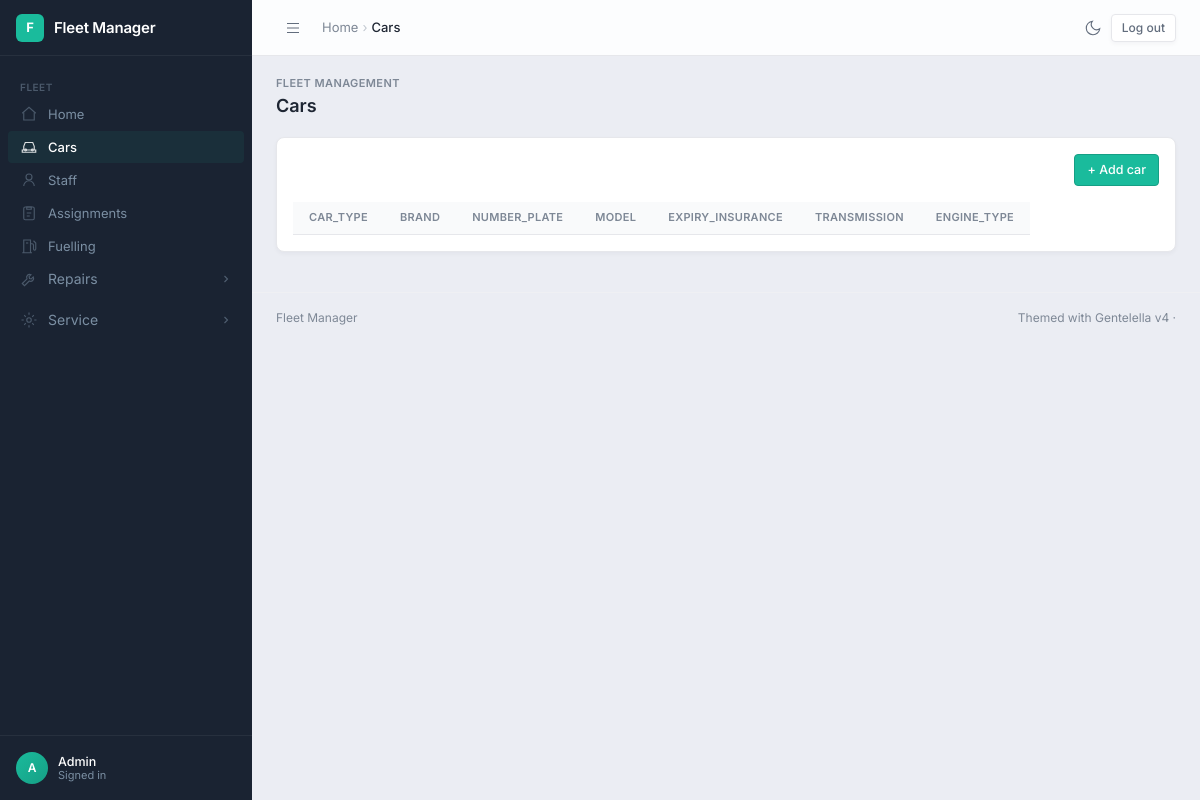
Page /car/ (signed in) on the earlier database version.
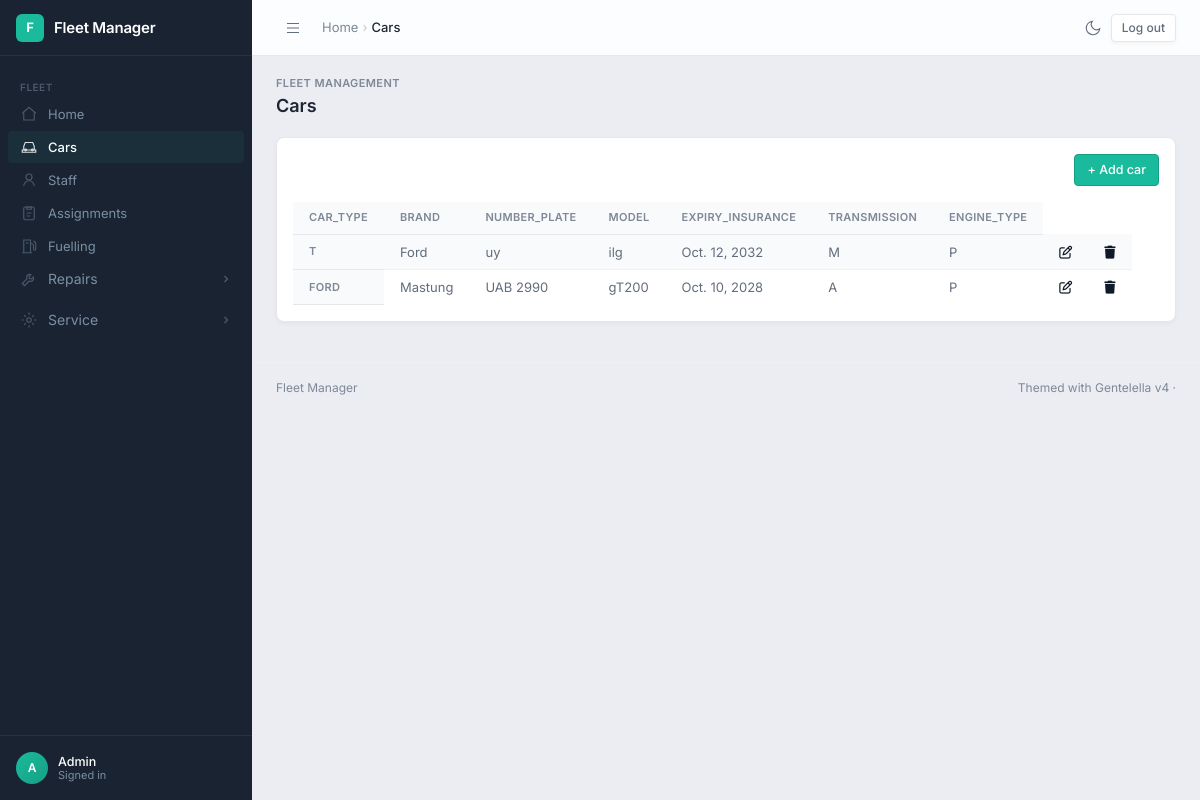
Same page on the later database version.
### fleetmanagement/models.py (models this page shows, shortened)
class Car(models.Model):
    TRANSIT_OPTIONS = [
        ("A", "Auto"),
        ("M", "Manual")
    ]
    ENGINE_OPTIONS = [
        ("P", "Petrol"),
        ("D", "Diesel")
    ]
    car_type = models.CharField(max_length=10, verbose_name="Car Type")
    Brand = models.CharField(max_length=10, verbose_name="Brand Name")
    number_plate = models.CharField(max_length=10, verbose_name="Number Plate")
    Model = models.CharField(max_length=10)
    Expiry_insurance = models.DateField(auto_now=False)
    Transmission = models.CharField(max_length=10, choices=TRANSIT_OPTIONS)
    Engine_type = models.CharField(max_length=10, choices=ENGINE_OPTIONS, verbose_name="Engine Type")

### fleetmanagement/views.py (the view)
# urls.py: path('car/', car_form, name='car_page'),
@login_required
def car_form(request):
    message = ''
    if request.method == 'POST':
        carform = CarForm(request.POST)
        if carform.is_valid():
            carform.save()
            message = 'A car has been added successfully'
            return redirect('car_page')
    else:
        carform = CarForm()
    car = Car.objects.all()
    context = {
        'form' : carform,
        'msg' : message,
        'car' : car
    }
    return render(request, 'car.html', context)

### fleetmanagement/templates/car.html
{% extends './home.html' %}
{% load crispy_forms_tags %}
{% block content %}
    {% include 'add_form.html' with title='Add car' %}
    <table class="table table-striped">
            <thead>
                <tr>
                    <th scope="col">car_type</th>
                    <th scope="col">Brand</th>
                    <th scope="col">number_plate</th>
                    <th scope="col">Model</th>
                    <th scope="col">Expiry_insurance</th>
                    <th scope="col">Transmission</th>
                    <th scope="col">Engine_type</th>
                </tr>
            </thead>
            <tbody>
                {% for car in car %}
                    <tr>
                        <th scope="row">{{car.car_type}}</th>
                        <td>{{car.Brand}}</td>
                        <td>{{car.number_plate}}</td>
                        <td>{{car.Model}}</td>
                        <td>{{car.Expiry_insurance}}</td>
                        <td>{{car.Transmission}}</td>
                        <td>{{car.Engine_type}}</td>
                        <td><a href="{% url 'edit_car_page' car.id %}"><i class="fa-regular fa-pen-to-square" style="color: rgb(15, 25, 40);"></i></a></td>
                        <td><a href="{% url 'delete_car_page' car.id %}"><i class="fa-solid fa-trash" style="color: rgb(15, 25, 40);"></i></a></td>
                    </tr>
                {% endfor %}
            </tbody>
        </table>
{% endblock content %}

### fleetmanagement/templates/home.html (shortened to what this page needs)
{% load static %}<!DOCTYPE html>
<html lang="en">
<head>
<link rel="stylesheet" crossorigin href="{% static 'gentelella/assets/main-v4-DB_ReeJG.css' %}">
<link rel="stylesheet" href="{% static 'gentelella/fleet-bridge.css' %}">
</head>
{% with u=request.resolver_match.url_name|default:'' %}
<body data-shell="admin">
<aside class="sidebar" aria-label="Primary navigation">
  <div class="sidebar-brand">
    <div class="brand-icon">F</div>
    <div class="brand-name">Fleet Manager</div>
  </div>
  <nav class="sidebar-nav">
    <div class="nav-group">
      <div class="nav-label">Fleet</div>
<a class="nav-link{% if u == 'home_page' %} active{% endif %}" href="{% url 'home_page' %}"><svg class="icon" width="18" height="18" viewBox="0 0 24 24" fill="none" stroke="currentColor" stroke-width="1.5"><path d="M3 11l9-8 9 8"/><path d="M5 10v10h14V10"/></svg><span class="nav-text">Home</span></a>
<a class="nav-link{% if 'car' in u %} active{% endif %}" href="{% url 'car_page' %}"><svg class="icon" width="18" height="18" viewBox="0 0 24 24" fill="none" stroke="currentColor" stroke-width="1.5"><path d="M5 16V11l2-5h10l2 5v5"/><path d="M3 16h18v3H3z"/><circle cx="7.5" cy="16" r="1.2"/><circle cx="16.5" cy="16" r="1.2"/></svg><span class="nav-text">Cars</span></a>
<a class="nav-link{% if 'staff' in u %} active{% endif %}" href="{% url 'staff_page' %}"><svg class="icon" width="18" height="18" viewBox="0 0 24 24" fill="none" stroke="currentColor" stroke-width="1.5"><circle cx="12" cy="8" r="4"/><path d="M5 20c0-3.9 3.1-7 7-7s7 3.1 7 7"/></svg><span class="nav-text">Staff</span></a>
<a class="nav-link{% if 'assign' in u %} active{% endif %}" href="{% url 'assignment_page' %}"><svg class="icon" width="18" height="18" viewBox="0 0 24 24" fill="none" stroke="currentColor" stroke-width="1.5"><rect x="5" y="4" width="14" height="17" rx="2"/><path d="M9 4h6v3H9zM9 12h6M9 16h4"/></svg><span class="nav-text">Assignments</span></a>
<a class="nav-link{% if 'fuel' in u %} active{% endif %}" href="{% url 'fuelling_page' %}"><svg class="icon" width="18" height="18" viewBox="0 0 24 24" fill="none" stroke="currentColor" stroke-width="1.5"><path d="M5 21V4h9v17M3 21h13"/><path d="M14 9h2a2 2 0 012 2v5a1.5 1.5 0 003 0V8l-3-3"/><path d="M8 8h3"/></svg><span class="nav-text">Fuelling</span></a>
<div class="nav-tree{% if 'repair' in u %} open has-active{% endif %}"><button type="button" class="nav-link nav-toggle" aria-expanded="{% if 'repair' in u %}true{% else %}false{% endif %}"><svg class="icon" width="18" height="18" viewBox="0 0 24 24" fill="none" stroke="currentColor" stroke-width="1.5"><path d="M14.7 6.3a4 4 0 00-5.4 5.4L3 18l3 3 6.3-6.3a4 4 0 005.4-5.4l-2.6 2.6-2.4-.6-.6-2.4z"/></svg><span class="nav-text">Repairs</span><svg class="nav-chev" width="12" height="12" viewBox="0 0 16 16" fill="none" stroke="currentColor" stroke-width="1.5" aria-hidden="true"><path d="M6 4l4 4-4 4"/></svg></button><div class="nav-sub"><div class="nav-sub-inner"><a class="nav-sublink{% if 'repair' in u and 'issues' in u %} active{% endif %}" href="{% url 'repair_issues_page' %}">Repair issues</a><a class="nav-sublink{% if 'repair' in u and 'records' in u %} active{% endif %}" href="{% url 'repair_records_page' %}">Repair records</a></div></div></div>
<div class="nav-tree{% if 'service' in u %} open has-active{% endif %}"><button type="button" class="nav-link nav-toggle" aria-expanded="{% if 'service' in u %}true{% else %}false{% endif %}"><svg class="icon" width="18" height="18" viewBox="0 0 24 24" fill="none" stroke="currentColor" stroke-width="1.5"><circle cx="12" cy="12" r="3"/><path d="M12 2v3M12 19v3M2 12h3M19 12h3M5.6 5.6l2.1 2.1M16.3 16.3l2.1 2.1M5.6 18.4l2.1-2.1M16.3 7.7l2.1-2.1"/></svg><span class="nav-text">Service</span><svg class="nav-chev" width="12" height="12" viewBox="0 0 16 16" fill="none" stroke="currentColor" stroke-width="1.5" aria-hidden="true"><path d="M6 4l4 4-4 4"/></svg></button><div class="nav-sub"><div class="nav-sub-inner"><a class="nav-sublink{% if 'service' in u and 'issues' in u %} active{% endif %}" href="{% url 'service_issues_page' %}">Service issues</a><a class="nav-sublink{% if 'service' in u and 'records' in u %} active{% endif %}" href="{% url 'service_records_page' %}">Service records</a></div></div></div>
    </div>
  </nav>
  <div class="sidebar-footer">
    <div class="sidebar-user">
      <div class="avatar">{% if user.is_authenticated %}{{ user.username|first|upper }}{% else %}?{% endif %}</div>
      <div class="sidebar-user-info">
        <div class="name">{% if user.is_authenticated %}{{ user.username }}{% else %}Guest{% endif %}</div>
        <div class="role">{% if user.is_authenticated %}Signed in{% else %}Not signed in{% endif %}</div>
      </div>
    </div>
  </div>
</aside>
<header class="topbar">
  <div class="topbar-left">
    <button class="sidebar-toggle" type="button" aria-label="Open menu" aria-controls="sidebar" aria-expanded="false">
      <svg width="20" height="20" viewBox="0 0 24 24" fill="none" stroke="currentColor" stroke-width="1.5" aria-hidden="true"><path d="M4 6h16M4 12h16M4 18h16"/></svg>
    </button>
    <nav class="breadcrumb" aria-label="Breadcrumb">
      <a href="{% url 'home_page' %}">Home</a><span class="sep" aria-hidden="true">&rsaquo;</span><span class="current" aria-current="page">{% block crumb %}{% if u == 'home_page' %}Home{% elif 'car' in u %}Cars{% elif 'staff' in u %}Staff{% elif 'assign' in u %}Assignments{% elif 'fuel' in u %}Fuelling{% elif 'repair' in u and 'issues' in u %}Repair issues{% elif 'repair' in u %}Repair records{% elif 'service' in u and 'issues' in u %}Service issues{% elif 'service' in u %}Service records{% elif u == 'login' %}Login{% elif 'sign' in u %}Sign up{% else %}Fleet Manager{% endif %}{% endblock %}</span>
    </nav>
  </div>
  <div class="topbar-right">
    <button class="tb-btn theme-toggle" type="button" title="Toggle theme" aria-label="Toggle theme" aria-pressed="false">
      <svg class="theme-icon-dark" width="18" height="18" viewBox="0 0 24 24" fill="none" stroke="currentColor" stroke-width="1.5" aria-hidden="true"><path d="M21 12.79A9 9 0 1 1 11.21 3 7 7 0 0 0 21 12.79z"/></svg>
    </button>
    <div class="auth-links">
      {% if user.is_authenticated %}
        <form method="post" action="{% url 'logout' %}">{% csrf_token %}<button type="submit" class="btn btn-outline btn-sm">Log out</button></form>
      {% else %}
        <a class="btn btn-outline btn-sm" href="{% url 'login' %}">Login</a>
        <a class="btn btn-primary btn-sm" href="{% url 'sign_up_page' %}">Sign up</a>
      {% endif %}
    </div>
  </div>
</header>
<main class="main">
  <div class="page-wrapper">
    <div class="page-header">
      <div class="page-header-row">
        <div>
          <div class="page-pretitle">Fleet management</div>
          <h1 class="page-title">{% block page_title %}{% if u == 'home_page' %}Home{% elif 'car' in u %}Cars{% elif 'staff' in u %}Staff{% elif 'assign' in u %}Assignments{% elif 'fuel' in u %}Fuelling{% elif 'repair' in u and 'issues' in u %}Repair issues{% elif 'repair' in u %}Repair records{% elif 'service' in u and 'issues' in u %}Service issues{% elif 'service' in u %}Service records{% elif u == 'login' %}Login{% elif 'sign' in u %}Sign up{% else %}Fleet Manager{% endif %}{% endblock %}</h1>
        </div>
      </div>
    </div>
    <div class="card">
      <div class="card-body fleet-content">
        {% block content %}{% endblock content %}
      </div>
    </div>
  </div>
  <footer class="footer"><span>Fleet Manager</span><span>Themed with Gentelella v4 &middot;</span></footer>
</main>
{% endwith %}
</body>
</html>

### fleetmanagement/templates/add_form.html (shortened to what this page needs)
{% load crispy_forms_tags %}
<div class="add-bar">
    <button type="button" class="btn btn-primary" onclick="document.getElementById('add-popup').showModal()">
        + {{ title }}
    </button>
</div>

### static/gentelella/fleet-bridge.css (style rules this page uses)
body { background-color: rgb(235, 237, 243); }
nav a { display: block; }
.table-striped tbody tr:nth-child(odd) { background: var(--bg-surface-secondary); }
.table-striped { width: 100%; }
.fleet-content td a, .fleet-content td a:hover { text-decoration: none; }
.fleet-content table { display: block; overflow-x: auto; }
.auth-links { display: flex; align-items: center; gap: 8px; }
.auth-links form { margin: 0; }
.add-bar { display: flex; justify-content: flex-end; margin-bottom: 16px; }

Differences in the rows shown:
added Car: car_type "T", Brand "Ford", number_plate "uy", Model "ilg", Expiry_insurance "Oct. 12, 2032", Transmission "M", Engine_type "P"
added Car: car_type "FORD", Brand "Mastung", number_plate "UAB 2990", Model "gT200", Expiry_insurance "Oct. 10, 2028", Transmission "A", Engine_type "P"
